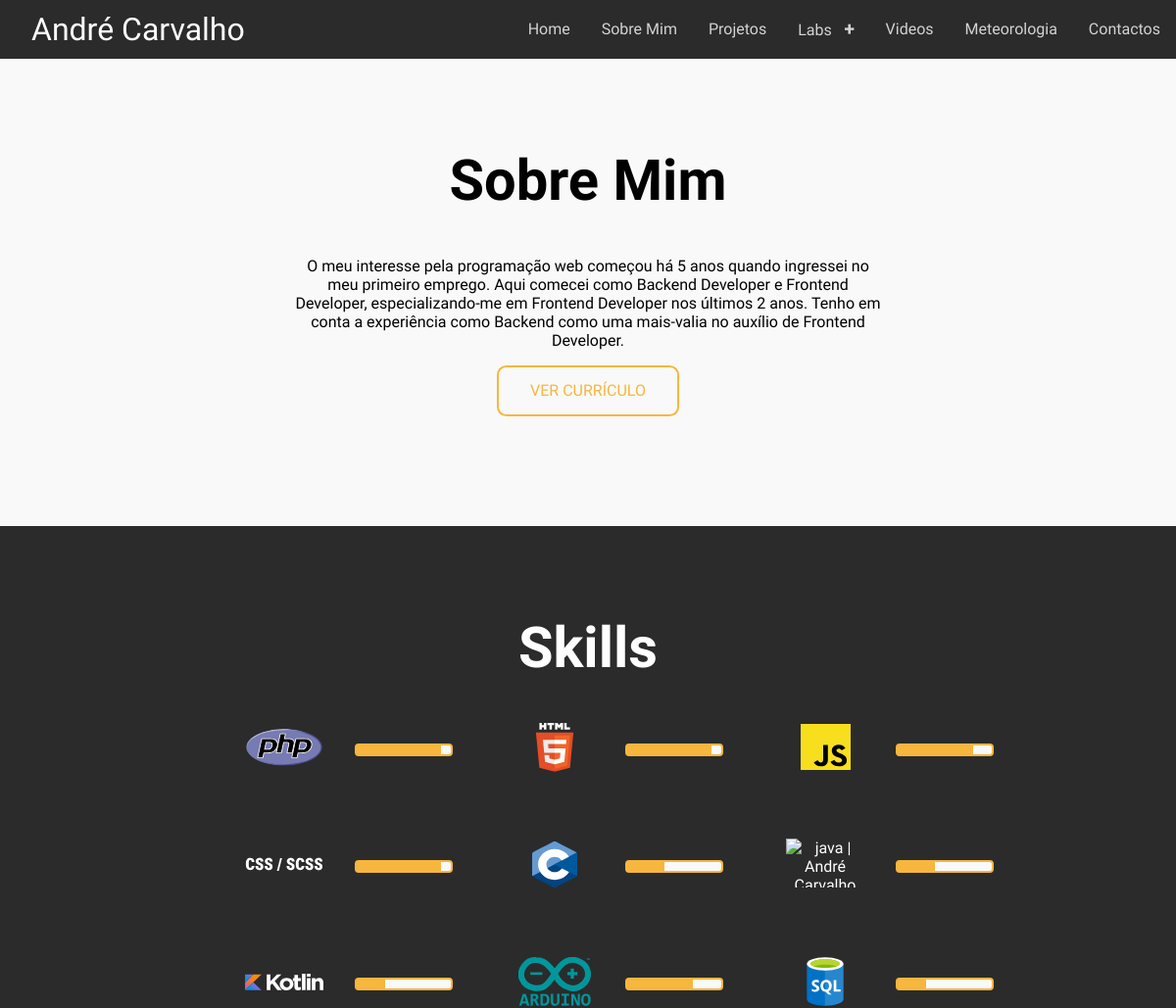
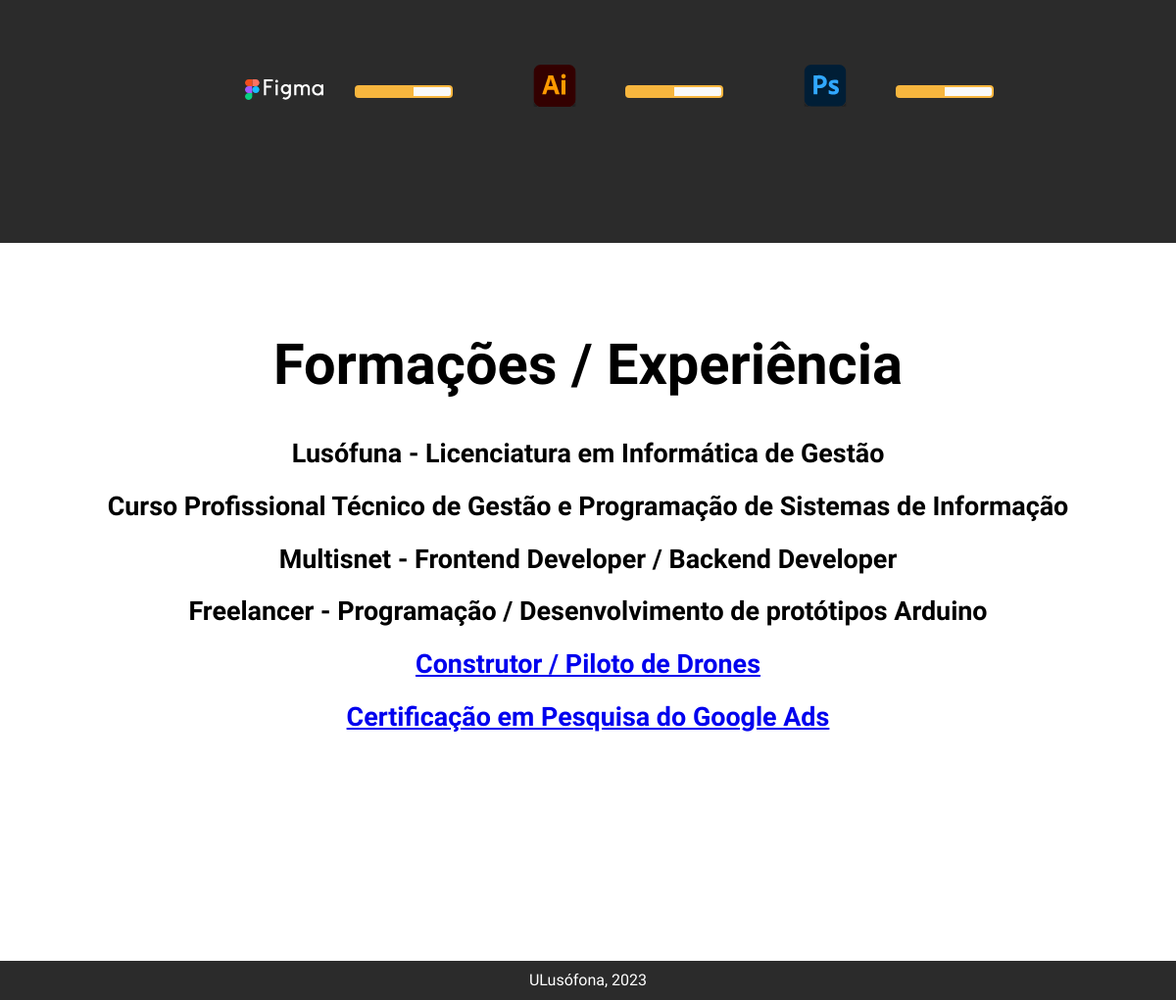
Screenshot of /sobre with the database file from the repository (2 pictures, top to bottom).
### portfolio/models.py (models this page shows, shortened)
class Formacao(models.Model):
    titulo = models.CharField(max_length=255)
    dataInicio = models.DateField(null=True, default=None)
    dataFim = models.DateField(null=True, default=None)
    detalhes = models.TextField(max_length=5000, default='')
    pdfFile = models.FileField(upload_to='pdfs/', null=True, blank=True)

### portfolio/views.py (the view)
# urls.py: path('sobre', views.sobre_view, name='sobre'),
def sobre_view(request):
    formacoes = Formacao.objects.all()
    context = {
        'formacoes': formacoes,
        'seoTitle': 'Sobre | André Carvalho',
        'seoDescription': 'O meu interesse pela programação web começou há 5 anos quando ingressei no meu primeiro emprego.',
    }
    return render(request, 'portfolio/sobre_mim.html', context)

### portfolio/templates/portfolio/sobre_mim.html
{% extends 'portfolio/layout.html' %}
{% load static %}
{% block main %}
    <div id="area-sobre">
        <div class="intro">
            <div class="wrapper-texto">
                <h1 class="titulo-area h2">Sobre Mim</h1>
                <p>O meu interesse pela programação web começou há 5 anos quando ingressei no meu primeiro emprego.
                    Aqui comecei como Backend Developer e Frontend Developer, especializando-me em Frontend Developer nos últimos 2 anos.
                    Tenho em conta a experiência como Backend como uma mais-valia no auxílio de Frontend Developer.</p>
                <p>
                    <b><a href="https://www.amccweb.com/ficheiros/imagens/base/curriculo.pdf" class="button" target="_blank">Ver Currículo</a></b>
                </p>
            </div>
        </div>
        <div class="skills">
            <h2>Skills</h2>
            <div class="skill-lista">
                <div class="skill__item">
                    <div class="wrapper-img">
                        <img src="{% static 'portfolio/images/php.svg' %}" loading="lazy" alt="PHP | André Carvalho">
                    </div>
                    <div class="classificacao">
                        <div class="classificacao__item">
                            <span style="width: 90%"></span>
                        </div>
                    </div>
                </div>
                <div class="skill__item">
                    <div class="wrapper-img">
                        <img src="{% static 'portfolio/images/html.svg' %}" loading="lazy" alt="HTML | André Carvalho">
                    </div>
                    <div class="classificacao">
                        <div class="classificacao__item">
                            <span style="width: 90%"></span>
                        </div>
                    </div>
                </div>
                <div class="skill__item">
                    <div class="wrapper-img">
                        <img src="{% static 'portfolio/images/js.svg' %}" loading="lazy" alt="JS | André Carvalho">
                    </div>
                    <div class="classificacao">
                        <div class="classificacao__item">
                            <span style="width: 80%"></span>
                        </div>
                    </div>
                </div>
                <div class="skill__item">
                    <div class="wrapper-img">
                        <img src="{% static 'portfolio/images/scss.svg' %}" loading="lazy" alt="SCSS | André Carvalho">
                    </div>
                    <div class="classificacao">
                        <div class="classificacao__item">
                            <span style="width: 90%"></span>
                        </div>
                    </div>
                </div>
                <div class="skill__item">
                    <div class="wrapper-img">
                        <img src="{% static 'portfolio/images/c.svg' %}" loading="lazy" alt="C | André Carvalho">
                    </div>
                    <div class="classificacao">
                        <div class="classificacao__item">
                            <span style="width: 40%"></span>
                        </div>
                    </div>
                </div>
                <div class="skill__item">
                    <div class="wrapper-img">
                        <img src="{% static 'portfolio/images/java.svg' %}" loading="lazy" alt="java | André Carvalho">
                    </div>
                    <div class="classificacao">
                        <div class="classificacao__item">
                            <span style="width: 40%"></span>
                        </div>
                    </div>
                </div>
                <div class="skill__item">
                    <div class="wrapper-img">
                        <img src="{% static 'portfolio/images/kotlin.svg' %}" loading="lazy" alt="Kotlin | André Carvalho">
                    </div>
                    <div class="classificacao">
                        <div class="classificacao__item">
                            <span style="width: 30%"></span>
                        </div>
                    </div>
                </div>
                <div class="skill__item">
                    <div class="wrapper-img">
                        <img src="{% static 'portfolio/images/arduino.svg' %}" loading="lazy" alt="Arduino | André Carvalho">
                    </div>
                    <div class="classificacao">
                        <div class="classificacao__item">
                            <span style="width: 70%"></span>
                        </div>
                    </div>
                </div>
                <div class="skill__item">
                    <div class="wrapper-img">
                        <img src="{% static 'portfolio/images/sql.svg' %}" loading="lazy" alt="Sql | André Carvalho">
                    </div>
                    <div class="classificacao">
                        <div class="classificacao__item">
                            <span style="width: 30%"></span>
                        </div>
                    </div>
                </div>
                <div class="skill__item">
                    <div class="wrapper-img">
                        <img src="{% static 'portfolio/images/figma.svg' %}" loading="lazy" alt="figma | André Carvalho">
                    </div>
                    <div class="classificacao">
                        <div class="classificacao__item">
                            <span style="width: 60%"></span>
                        </div>
                    </div>
                </div>
                <div class="skill__item">
                    <div class="wrapper-img">
                        <img src="{% static 'portfolio/images/ai.svg' %}" loading="lazy" alt="AI | André Carvalho">
                    </div>
                    <div class="classificacao">
                        <div class="classificacao__item">
                            <span style="width: 50%"></span>
                        </div>
                    </div>
                </div>
                <div class="skill__item">
                    <div class="wrapper-img">
                        <img src="{% static 'portfolio/images/ps.svg' %}" loading="lazy" alt="PhotoShop | André Carvalho">
                    </div>
                    <div class="classificacao">
                        <div class="classificacao__item">
                            <span style="width: 50%"></span>
                        </div>
                    </div>
                </div>
            </div>
        </div>
        <div class="formacao">
            <h2>Formações / Experiência</h2>
            {% for formacao in formacoes %}
                <div class="formacao__item">
                    <div class="wrapper-texto">
                        {% if formacao.pdfFile != "" %}
                            <a target="_blank" href="{{ formacao.pdfFile.url }}">
                                <h3>{{ formacao.titulo }}</h3>
                            </a>
                        {% else %}
                            <h3>{{ formacao.titulo }}</h3>
                        {% endif %}
                    </div>
                </div>
            {% endfor %}
        </div>
    </div>
{% endblock %}

### portfolio/static/portfolio/css/base.css (style rules this page uses)
@media (min-width: 1024px) { h1, .h1 { line-height: 1; font-size: 89.6564171164px; } }
@media (min-width: 1024px) { h2, .h2 { line-height: 1; font-size: 57.772816512px; } }
@media (min-width: 1024px) { h3, .h3 { line-height: 1; font-size: 26.886784px; } }
.button, button { box-sizing: border-box; appearance: none; background-color: transparent; border: 2px solid #f7b63e; border-radius: 0.6em; color: #f7b63e; cursor: pointer; align-self: center; font-size: 1rem; font-weight: 400; line-height: 1; padding: 1rem 2rem; text-decoration: none; text-align: center; text-transform: uppercase; display: inline-block; transition: box-shadow 100ms ease-in-out, color 100ms ease-in-out; }
* { font-family: "Geologica", sans-serif; }
body { margin: 0; }
main #area-sobre { text-align: center; }
main #area-sobre .intro { background-color: #f9f9f9; padding: 6rem 1rem; }
main #area-sobre .intro .wrapper-texto { max-width: 600px; margin: auto; }
main #area-sobre .intro .wrapper-texto h1 { margin-top: 0px; }
main #area-sobre .skills { padding: 6rem 1rem; background-color: #2b2b2b; color: white; }
main #area-sobre .skills h2 { margin-top: 0px; }
main #area-sobre .skills .skill-lista { display: grid; grid-template-columns: repeat(3, 1fr); max-width: 700px; margin: auto; gap: 2rem 4rem; }
main #area-sobre .skills .skill-lista .skill__item { margin-bottom: 2rem; display: flex; align-items: center; gap: 2rem; }
main #area-sobre .skills .skill-lista .skill__item .wrapper-img { min-width: 80px; }
main #area-sobre .skills .skill-lista .skill__item .wrapper-img img { max-width: 80px; max-height: 50px; }
main #area-sobre .skills .skill-lista .skill__item .classificacao { height: 9px; background-color: #f9f9f9; width: 6rem; border-radius: 4px; position: relative; border: 2px solid #f7b63e; }
main #area-sobre .skills .skill-lista .skill__item .classificacao span { position: absolute; background-color: #f7b63e; display: inline-block; left: 0; height: 100%; }
main #area-sobre .formacao { padding: 6rem 1rem; }
main #area-sobre .formacao h2 { margin-top: 0px; }
main .titulo-area { margin-bottom: 3rem; margin-top: 4rem; text-align: center; }

### rows the page displays
Formacao: titulo "Lusófuna - Licenciatura em Informática de Gestão"
Formacao: titulo "Curso Profissional Técnico de Gestão e Programação de Sistemas de Informação"
Formacao: titulo "Multisnet - Frontend Developer / Backend Developer"
Formacao: titulo "Freelancer - Programação / Desenvolvimento de protótipos Arduino"
Formacao: titulo "Construtor / Piloto de Drones"
Formacao: titulo "Certificação em Pesquisa do Google Ads"
